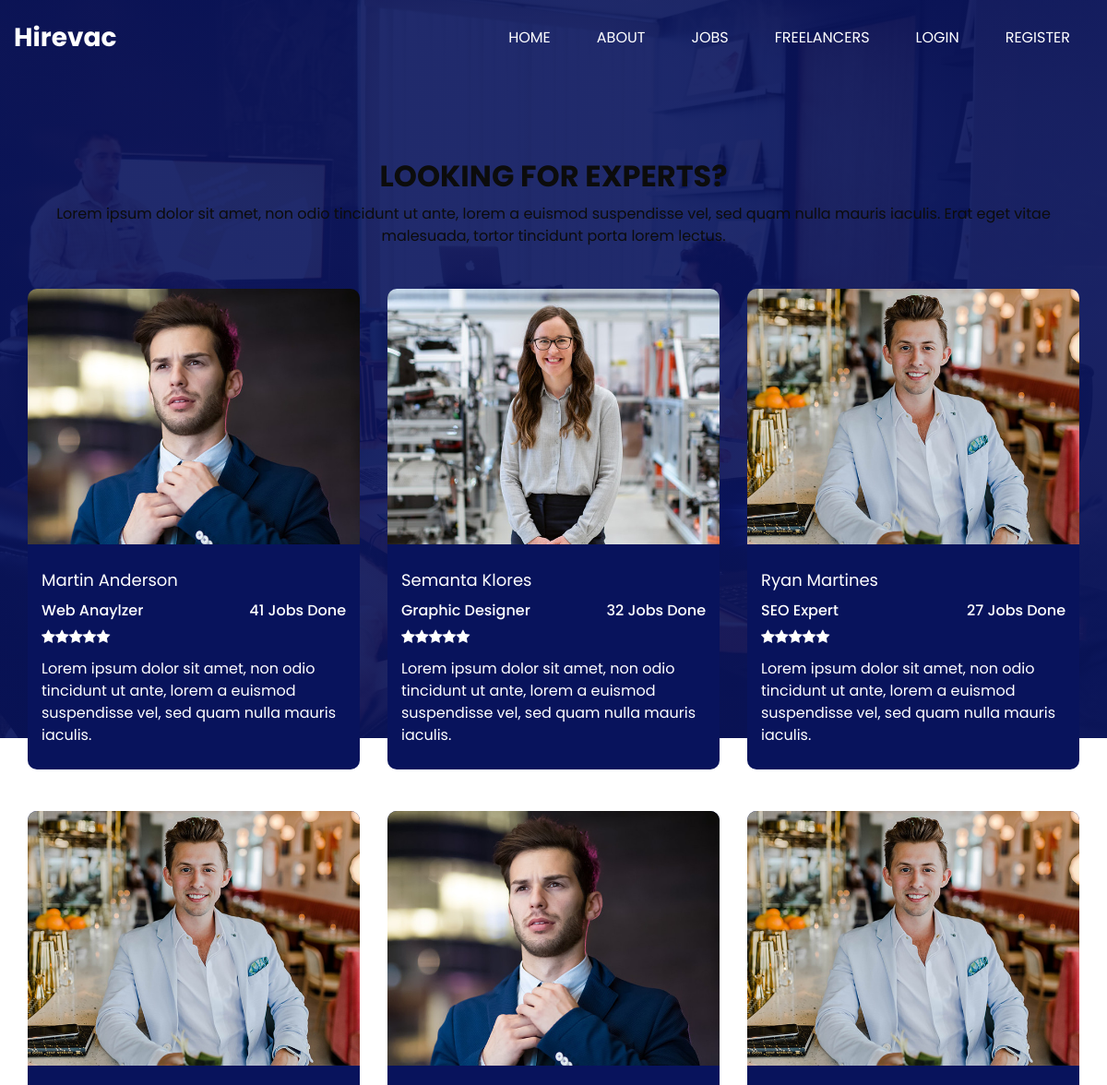
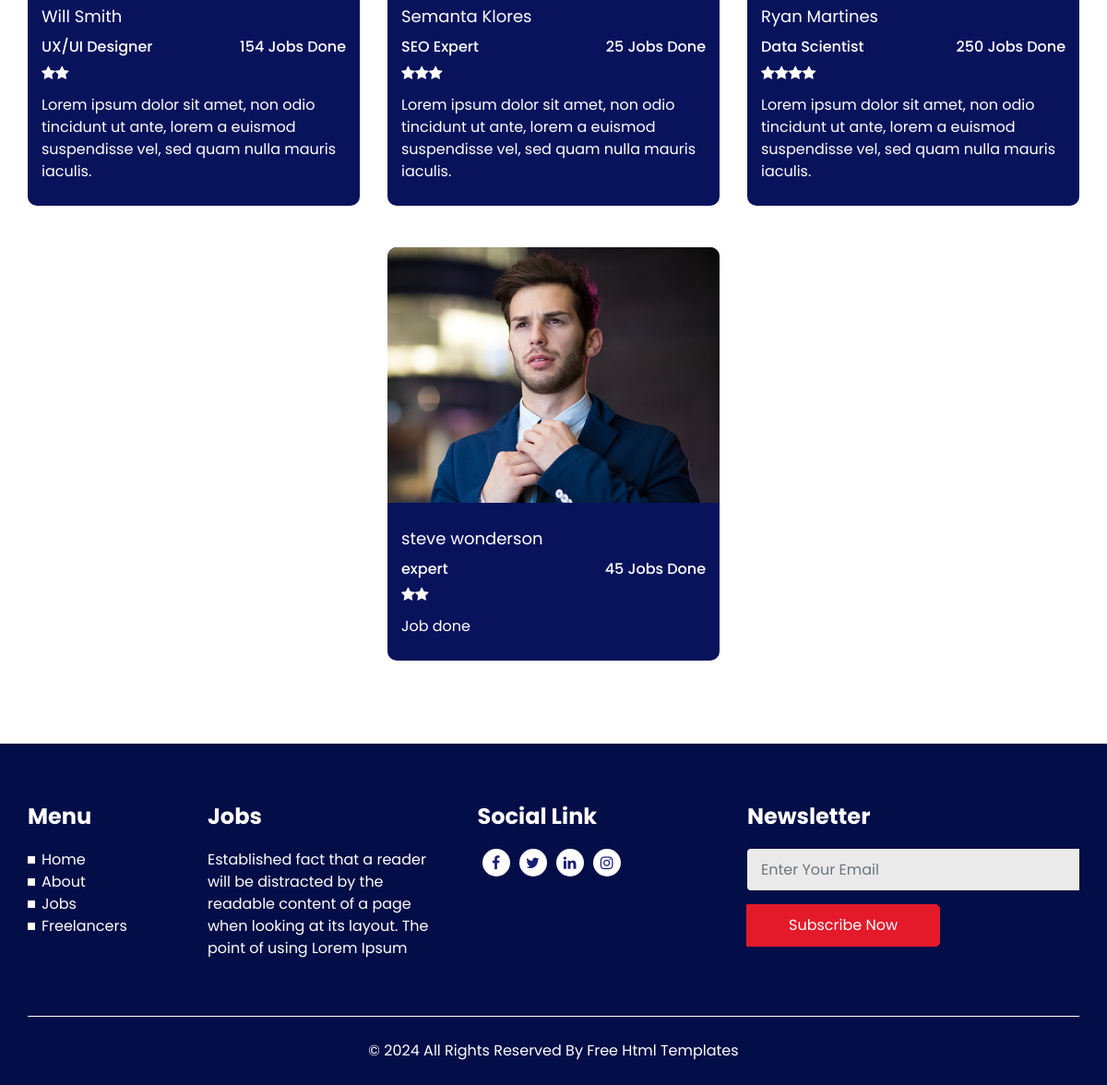
Page /freelancer on the committed database (2 pictures, top to bottom).
### app/models.py (models this page shows)
class Expert(db.Model):
    id = db.Column(db.Integer, primary_key=True)
    name = db.Column(db.String(255), nullable=False)
    position = db.Column(db.String(255), nullable=False)
    jobs_done = db.Column(db.Integer, nullable=False)
    rating = db.Column(db.Float, nullable=False)
    description = db.Column(db.Text, nullable=False)
    image_filename = db.Column(db.String(255))

### app/views.py (the view)
@app.route('/freelancer')
def freelancer():
    expert_data = Expert.query.all()
    return render_template('freelancer.html', experts=expert_data)

### app/templates/freelancer.html (shortened to what this page needs)
{% extends "base.html" %}
{% block content %}
  <section class="expert_section layout_padding">
    <div class="container">
      <div class="heading_container heading_center">
        <h2>
          LOOKING FOR EXPERTS?
        </h2>
        <p>
          Lorem ipsum dolor sit amet, non odio tincidunt ut ante, lorem a euismod suspendisse vel, sed quam nulla
          mauris iaculis. Erat eget vitae malesuada, tortor tincidunt porta lorem lectus.
        </p>
      </div>
      <div class="row">
        {% for expert in experts %}
          <div class="col-md-6 col-lg-4 mx-auto">
            <div class="box">
              <div class="img-box">
                <img src="{{ url_for('static', filename='images/' + expert.image_filename) }}" alt="Expert Image">
              </div>
              <div class="detail-box">
                <a href="">
                  {{ expert.name }}
                </a>
                <h6 class="expert_position">
                  <span>
                    {{ expert.position }}
                  </span>
                  <span>
                    {{ expert.jobs_done }} Jobs Done
                  </span>
                </h6>
                <span class="expert_rating">
                  {% for _ in range(expert.rating | int) %}
  <i class="fa fa-star" aria-hidden="true"></i>
{% endfor %}
                </span>
                <p>
                  {{ expert.description }}
                </p>
              </div>
            </div>
          </div>
        {% endfor %}
      </div>
    </div>
  </section>
{% endblock %}

### app/static/css/style.css (style rules this page uses)
body { font-family: 'Poppins', sans-serif; color: #0c0c0c; background-color: #ffffff; overflow-x: hidden; }
.layout_padding { padding: 90px 0; }
.heading_container { display: -webkit-box; display: -moz-box; display: -ms-flexbox; display: flex; -webkit-box-orient: vertical; -webkit-box-direction: normal; -moz-box-orient: vertical; -moz-box-direction: normal; -ms-flex-direction: column; flex-direction: column; -webkit-box-align: start; -moz-box-align: start; -ms-flex-align: start; align-items: flex-start; }
.heading_container h2 { position: relative; text-transform: uppercase; font-weight: bold; margin-bottom: 0; }
.heading_container p { margin-top: 10px; margin-bottom: 0; }
.heading_container.heading_center { -webkit-box-align: center; -moz-box-align: center; -ms-flex-align: center; align-items: center; text-align: center; }
a, a:hover, a:focus { text-decoration: none; }
.expert_section .box { display: -webkit-box; display: -moz-box; display: -ms-flexbox; display: flex; -webkit-box-orient: vertical; -webkit-box-direction: normal; -moz-box-orient: vertical; -moz-box-direction: normal; -ms-flex-direction: column; flex-direction: column; background-color: #08135c; border-radius: 10px; overflow: hidden; margin-top: 45px; }
.expert_section .box .img-box { width: 100%; }
.expert_section .box .img-box img { width: 100%; }
.expert_section .box .detail-box { width: 100%; color: #ffffff; padding: 25px 15px; }
.expert_section .box .detail-box a { color: inherit; font-size: 18px; }
.expert_section .box .detail-box .expert_position { display: -webkit-box; display: -moz-box; display: -ms-flexbox; display: flex; -webkit-box-pack: justify; -moz-box-pack: justify; -ms-flex-pack: justify; justify-content: space-between; margin: 10px 0; }
.expert_section .box .detail-box .expert_rating { display: -webkit-box; display: -moz-box; display: -ms-flexbox; display: flex; margin-bottom: 15px; }
.expert_section .box .detail-box p { margin-bottom: 0; }

### rows in the picture
Expert: image_filename (picture), name "Martin Anderson", position "Web Anaylzer", jobs_done "41", rating 5 (drawn), description "Lorem ipsum dolor sit amet, non odio tincidunt ut ante, lorem a euismod suspendisse vel, sed quam nulla mauris iaculis."
Expert: image_filename (picture), name "Semanta Klores", position "Graphic Designer", jobs_done "32", rating 5 (drawn), description "Lorem ipsum dolor sit amet, non odio tincidunt ut ante, lorem a euismod suspendisse vel, sed quam nulla mauris iaculis."
Expert: image_filename (picture), name "Ryan Martines", position "SEO Expert", jobs_done "27", rating 5 (drawn), description "Lorem ipsum dolor sit amet, non odio tincidunt ut ante, lorem a euismod suspendisse vel, sed quam nulla mauris iaculis."
Expert: image_filename (picture), name "Will Smith", position "UX/UI Designer", jobs_done "154", rating 2 (drawn), description "Lorem ipsum dolor sit amet, non odio tincidunt ut ante, lorem a euismod suspendisse vel, sed quam nulla mauris iaculis."
Expert: image_filename (picture), name "Semanta Klores", position "SEO Expert", jobs_done "25", rating 3 (drawn), description "Lorem ipsum dolor sit amet, non odio tincidunt ut ante, lorem a euismod suspendisse vel, sed quam nulla mauris iaculis."
Expert: image_filename (picture), name "Ryan Martines", position "Data Scientist", jobs_done "250", rating 4 (drawn), description "Lorem ipsum dolor sit amet, non odio tincidunt ut ante, lorem a euismod suspendisse vel, sed quam nulla mauris iaculis."
Expert: image_filename (picture), name "steve wonderson", position "expert", jobs_done "45", rating 2 (drawn), description "Job done"
